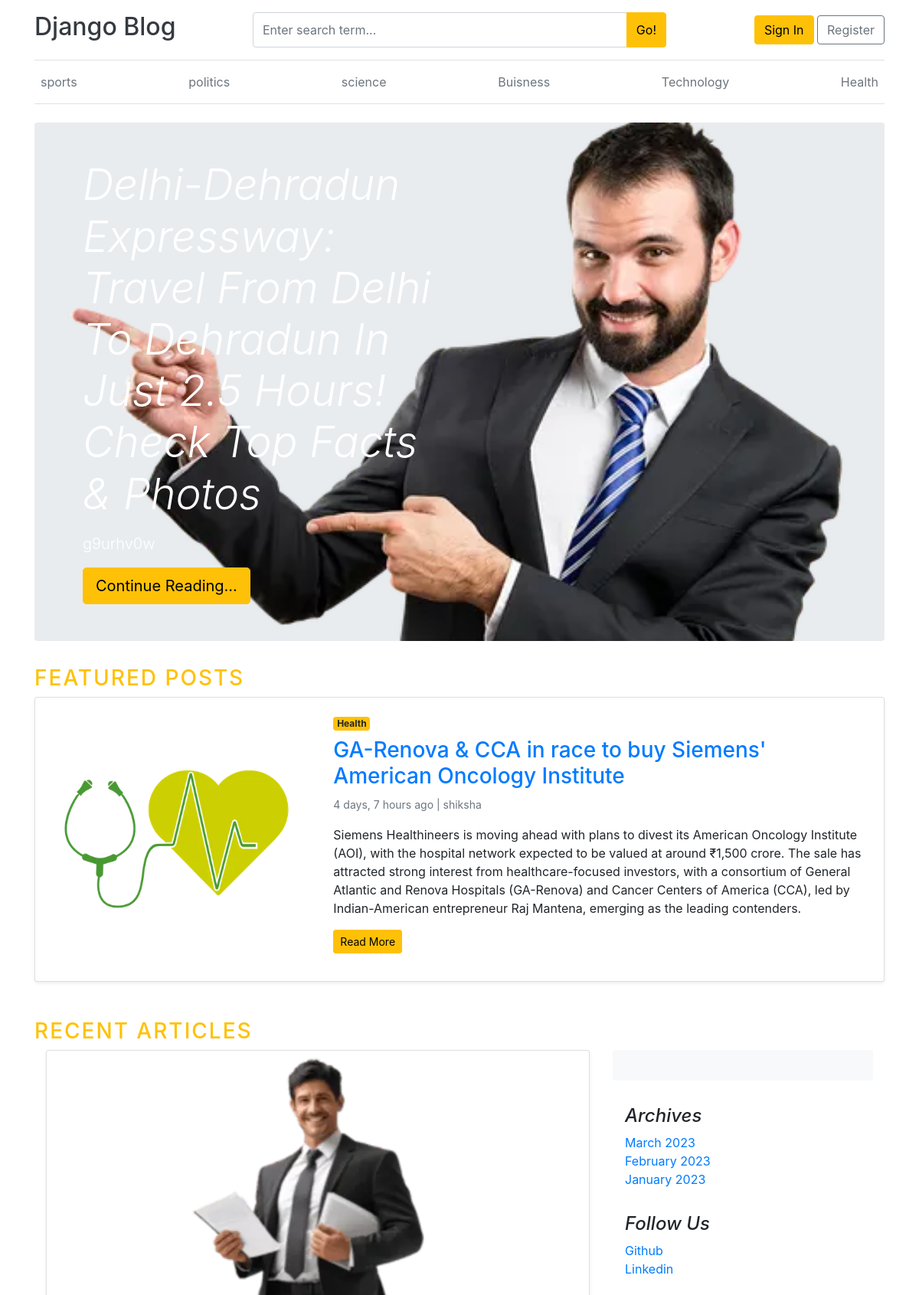
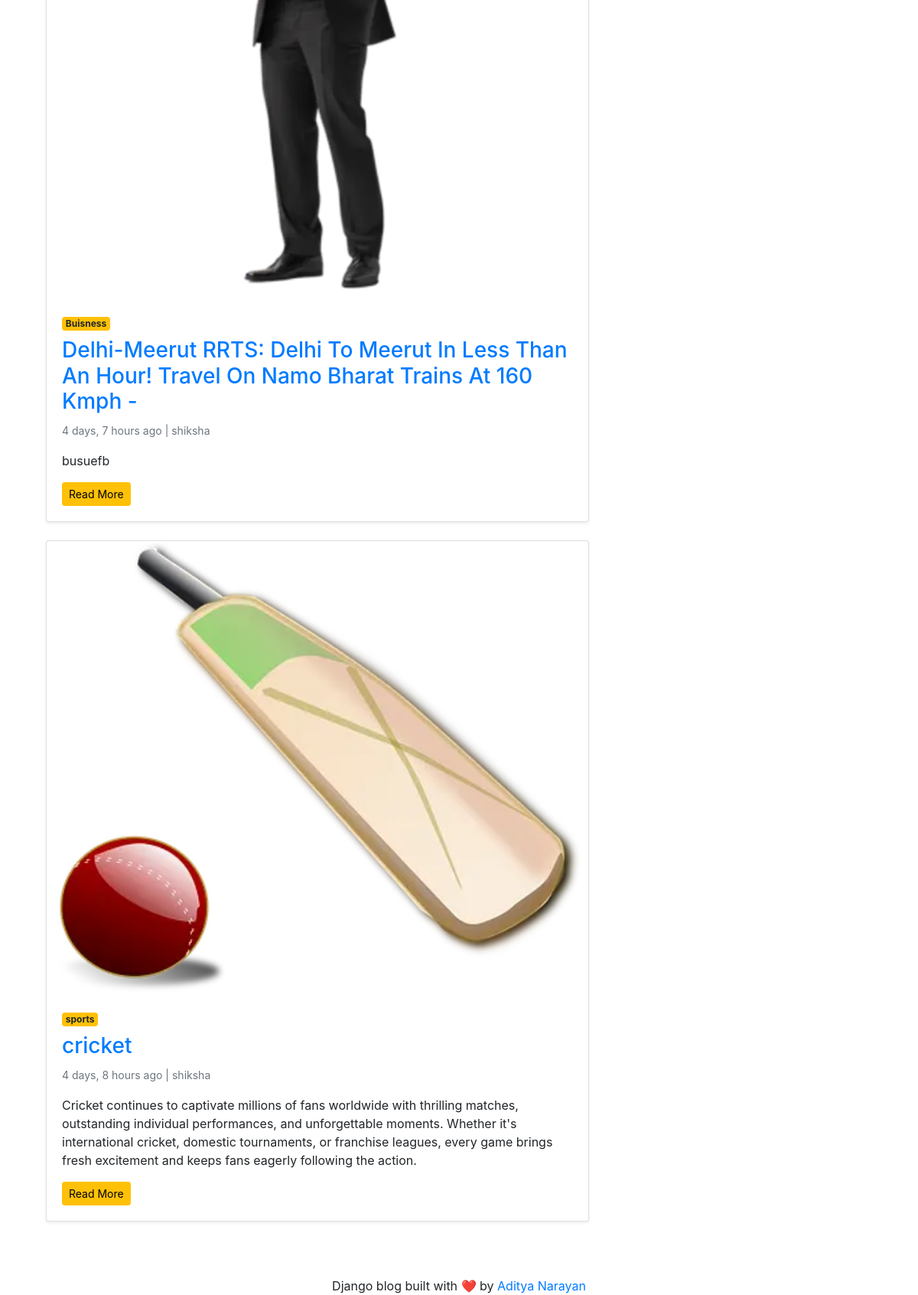
The app's page /, older data (2 pictures, top to bottom).
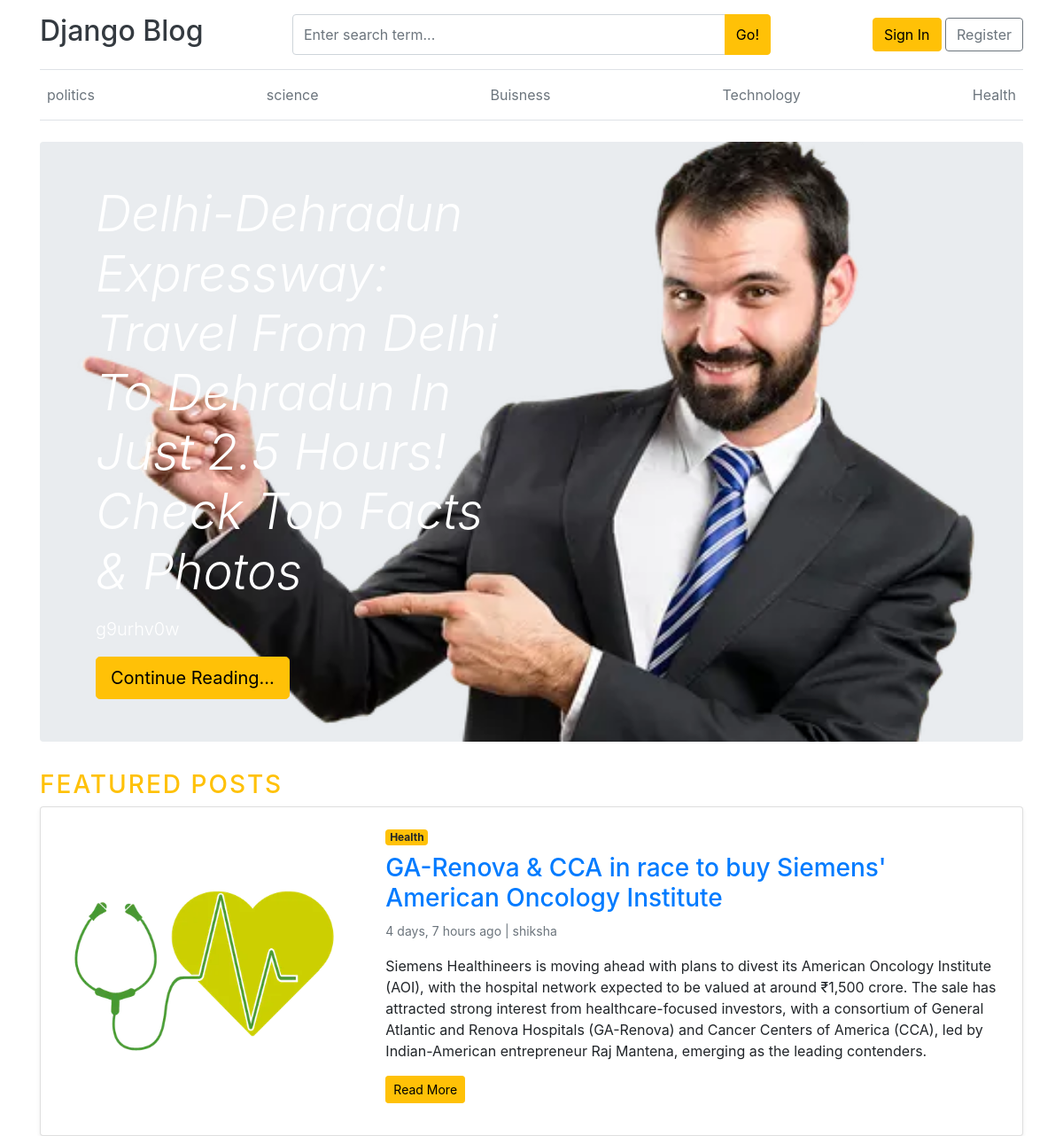
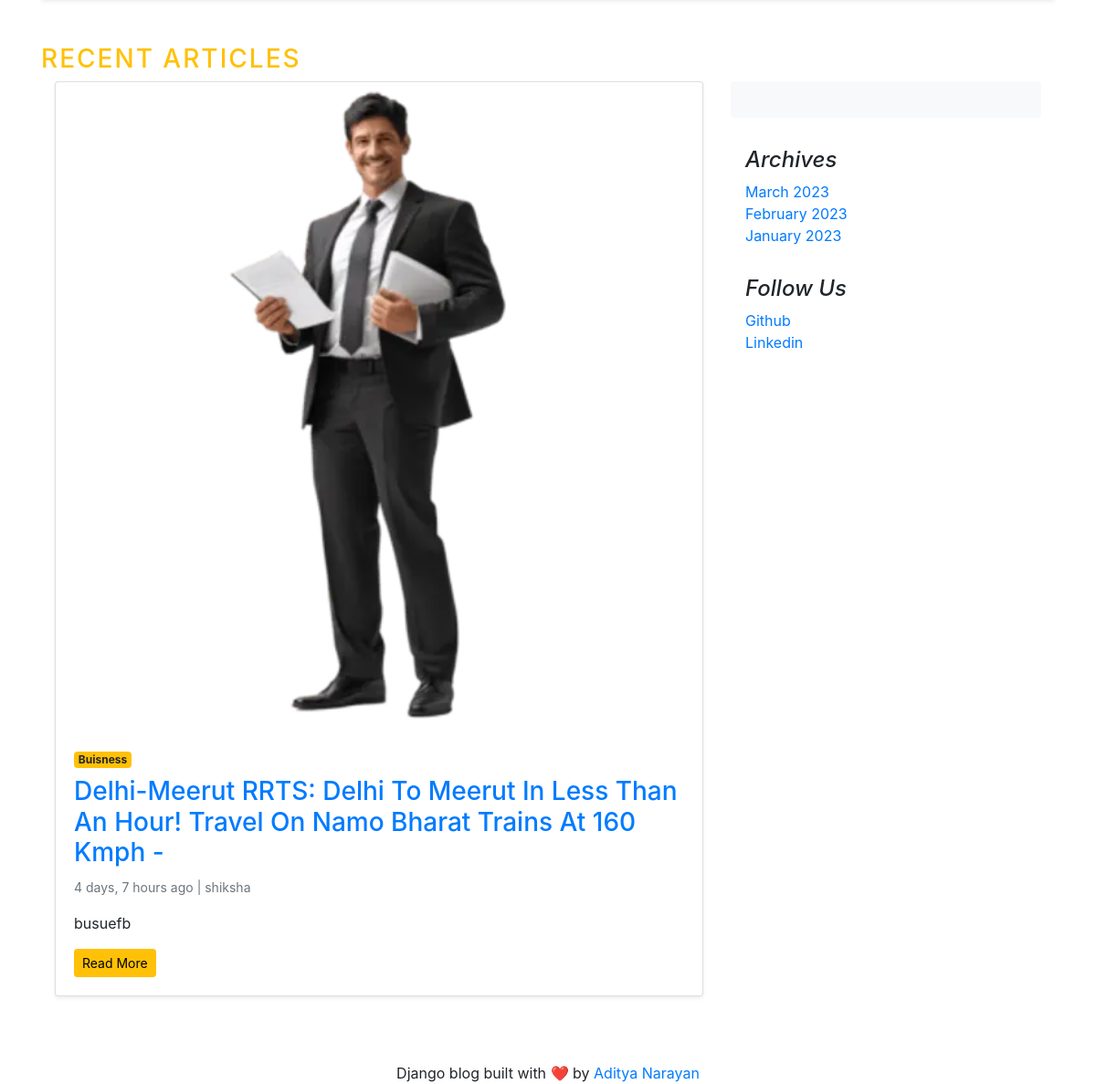
The same page, newer data (2 pictures, top to bottom).
### blogs/models.py (models this page shows, shortened)
class Category(models.Model):
    category_name = models.CharField(max_length=50, unique=True)
    created_at = models.DateTimeField(auto_now_add=True)
    updated_at = models.DateTimeField(auto_now=True)
    class Meta:
        verbose_name_plural = "Categories"
    def __str__(self):
        return self.category_name

class Blog(models.Model):
    title = models.CharField(max_length=100)
    slug = models.SlugField(max_length=100, unique=True, blank=True)
    category = models.ForeignKey(Category, on_delete=models.CASCADE)
    author = models.ForeignKey(User, on_delete=models.CASCADE)
    featured_image = models.ImageField(upload_to='uploads/%Y/%m/%d/')
    short_description = models.TextField(max_length=500)
    blog_body = models.TextField(max_length=2000)
    status = models.CharField(
        max_length=20,
        choices=STATUS_CHOICES,
        default="Draft"
    )
    is_featured = models.BooleanField(default=False)
    created_at = models.DateTimeField(auto_now_add=True)
    updated_at = models.DateTimeField(auto_now=True)

### assignments/models.py (models this page shows, shortened)
class SocialLink(models.Model):
    platform=models.CharField(max_length=25)
    link=models.URLField(max_length=100)
    created_at=models.DateTimeField(auto_now_add=True)
    updated_at=models.DateTimeField(auto_now=True)

### blog_main/views.py (the view)
# urls.py: 2. Add a URL to urlpatterns:  path('', views.home, name='home')
def home(request):
    categories = Category.objects.all()
    featured_posts = Blog.objects.filter(is_featured=True)
    featured_post = random.choice(list(featured_posts)) if featured_posts.exists() else None
    posts = Blog.objects.filter(
        status='published',
        is_featured=False
    ).order_by('-created_at')
    about = About.objects.first()
    context = {
        'categories': categories,
        'featured_posts': featured_posts,
        'featured_post': featured_post,
        'posts': posts,
        'about': about,
    }
    return render(request, 'home.html', context)

### blogs/context_processors.py (called while the page is built)
def get_categories(request):
    categories = Category.objects.all()
    return {
        'categories': categories,
    }

def get_Social_links(request):
    social_links=SocialLink.objects.all()
    return dict(social_links=social_links)

### blog_main/templates/home.html (shortened to what the changed rows need)
{% extends 'base.html' %}
{% block content %}
{% if featured_post %}
<div class="jumbotron p-5 text-white rounded"
     style="
        background-image: url('{{ featured_post.featured_image.url }}');
        background-size: cover;
        background-position: center;
        background-repeat: no-repeat;
        min-height: 450px;
     ">
    <div class="col-md-6">
        <h1 class="display-4 font-italic">
            {{ featured_post.title }}
        </h1>
    </div>
</div>
{% endif %}
<div class="row mb-4">
{% for post in featured_posts %}
{% if post.id != featured_post.id %}
<div class="col-md-12 mb-4">
    <div class="card shadow-sm">
        <div class="row no-gutters">
            <div class="col-md-4">
                <img src="{{ post.featured_image.url }}"
                     class="img-fluid h-100 w-100"
                     style="object-fit:cover;"
                     alt="{{ post.title }}">
            </div>
            <div class="col-md-8">
                <div class="card-body">
                    <span class="badge badge-warning">
                        {{ post.category }}
                    </span>
                    <h3 class="mt-2">
                        <a href="{% url 'blogs' post.slug %}">
                            {{ post.title }}
                        </a>
                    </h3>
                    <small class="text-muted">
                        {{ post.created_at|timesince }} ago |
                        {{ post.author }}
                    </small>
                    <p class="mt-3">
                        {{ post.short_description }}
                    </p>
                    <a href="{% url 'blogs' post.slug %}"
                       class="btn btn-warning btn-sm">
                        Read More
                    </a>
                </div>
            </div>
        </div>
    </div>
</div>
{% endif %}
{% endfor %}
</div>
<main role="main" class="container">
    <div class="row">
        <div class="col-md-8 blog-main">
            {% for post in posts %}
            <div class="card mb-4 shadow-sm">
                <img src="{{ post.featured_image.url }}"
                     class="card-img-top"
                     alt="{{ post.title }}">
                <div class="card-body">
                    <span class="badge badge-warning">
                        {{ post.category }}
                    </span>
                    <h3 class="mt-2">
                        <a href="{% url 'blogs' post.slug %}">
                            {{ post.title }}
                        </a>
                    </h3>
                    <small class="text-muted">
                        {{ post.created_at|timesince }} ago |
                        {{ post.author }}
                    </small>
                    <p class="mt-3">
                        {{ post.short_description }}
                    </p>
                    <a href="{% url 'blogs' post.slug %}"
                       class="btn btn-warning btn-sm">
                        Read More
                    </a>
                </div>
            </div>
            {% endfor %}
        </div>
       <aside class="col-md-4 blog-sidebar">
            {% if social_links %}
            <div class="p-3">
                <ol class="list-unstyled">
                 {% for i in social_links %}
                    <li><a href="{{i.link}}" target="_blank">{{i.platform}}</a></li>
                    {% endfor %}
                </ol>
            </div>
            {% endif %}
        </aside>
    </div>
</main>
{% endblock %}

### blog_main/templates/base.html (shortened to what this page needs)
{% load static %}
<!DOCTYPE html>
<html lang="en">
<head>
    <link rel="stylesheet"
          href="https://cdn.jsdelivr.net/npm/bootstrap@4.6.2/dist/css/bootstrap.min.css">
    <link rel="stylesheet"
          href="https://cdnjs.cloudflare.com/ajax/libs/font-awesome/6.5.2/css/all.min.css">
    <link rel="stylesheet" href="{% static 'css/blog.css' %}">
</head>
<body>
<div class="container">
    <header class="blog-header py-3 border-bottom">
        <div class="row align-items-center">
            <div class="col-md-3">
                <a href="{% url 'home' %}"
                   class="blog-header-logo text-dark"
                   style="text-decoration:none;">
                    <h2>Django Blog</h2>
                </a>
            </div>
            <div class="col-md-6">
                <form action="{% url 'search' %}" method="GET">
                    <div class="input-group">
                        <input
                            type="text"
                            name="keyword"
                            class="form-control"
                            placeholder="Enter search term...">
                        <div class="input-group-append">
                            <button class="btn btn-warning" type="submit">
                                Go!
                            </button>
                        </div>
                    </div>
                </form>
            </div>
            <div class="col-md-3 text-right">
                {% if user.is_authenticated %}
                    <a href="{% url 'dashboard' %}"
                       class="btn btn-info">
                        Dashboard
                    </a>
                    <a href="{% url 'logout' %}"
                       class="btn btn-outline-secondary">
                        Logout
                    </a>
                {% else %}
                    <a href="{% url 'login' %}"
                       class="btn btn-warning">
                        Sign In
                    </a>
                    <a href="{% url 'register' %}"
                       class="btn btn-outline-secondary">
                        Register
                    </a>
                {% endif %}
            </div>
        </div>
    </header>
    <div class="nav-scroller py-2 mb-4 border-bottom">
        <nav class="nav d-flex justify-content-between">
            {% for cat in categories %}
                <a class="p-2 text-muted"
                   href="{% url 'post_by_category' cat.id %}">
                    {{ cat.category_name }}
                </a>
            {% endfor %}
        </nav>
    </div>
    {% block content %}
    {% endblock %}
</div>
<footer class="blog-footer mt-5">
    <div class="container text-center">
        <p class="mb-0">
            Django blog built with ❤️ by
            <a href="#">Aditya Narayan</a>
        </p>
    </div>
</footer>
</body>
</html>

Row changes from the older to the newer data that the page shows:
removed Category: category_name "sports"
removed Blog: featured_image (picture), category "sports", title "cricket", created_at "4 days, 8 hours", author "shiksha", short_description "Cricket continues to captivate millions of fans worldwide with thrilling matches, outstanding individual performances, and unforgettable moments. Whether it's international cricket, domestic tournaments, or franchise leagues, every game brings fresh excitement and keeps fans eagerly following the action.", shown under "RECENT ARTICLES"
